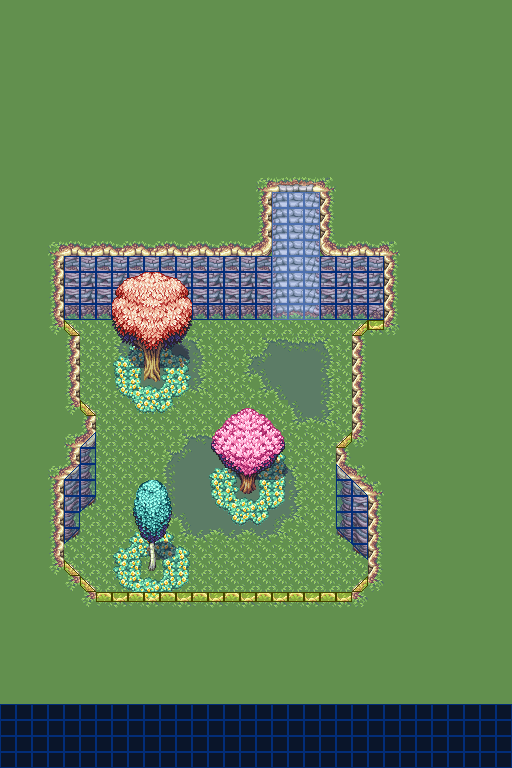

Below is a game level as drawn by its tile map, then a one-line description and the .tmx that defines it (tile-layer data replaced by summaries):
An orthogonal 32x48 tile map with 16x16 px tiles, 5 tile layers (terrain, plants, terrain, :geom_coll:, ...), 2 hidden layers not drawn, 3 tilesets.

<map version="1.9" tiledversion="1.9.0" orientation="orthogonal" renderorder="right-down" width="32" height="48" tilewidth="16" tileheight="16" infinite="0" nextlayerid="11" nextobjectid="1">
 <tileset firstgid="1" source="../tsx/spring-forest.tsx" />
 <tileset firstgid="673" source="../tsx/collision.tsx" />
 <tileset firstgid="737" source="../tsx/spring-forest-tree-tops.tsx" />
 <group id="2" name="ground-l">
  <layer id="1" name="terrain" width="32" height="48">
   <data>[1536 cells, 1024 non-empty, 18 distinct tile ids]</data>
  </layer>
  <layer id="6" name="plants" width="32" height="48">
   <data>[1536 cells, 61 non-empty, 15 distinct tile ids]</data>
  </layer>
 </group>
 <group id="5" name="ground-h">
  <layer id="3" name="terrain" width="32" height="48">
   <data>[1536 cells, 1132 non-empty, 40 distinct tile ids]</data>
  </layer>
  <layer id="4" name=":geom_coll:" width="32" height="48">
   <properties>
    <property name="type" value="geom_coll" />
   </properties>
   <data>[1536 cells, 264 non-empty, 9 distinct tile ids]</data>
  </layer>
 </group>
 <group id="7" name="trees">
  <layer id="8" name="trees" width="32" height="48">
   <data>[1536 cells, 13 non-empty, 13 distinct tile ids]</data>
  </layer>
  <layer id="9" name=":geom_coll:" width="32" height="48" visible="0">
   <properties>
    <property name="type" value="geom_coll" />
   </properties>
   <data>[1536 cells, 19 non-empty, 2 distinct tile ids]</data>
  </layer>
  <layer id="10" name=":geom:" width="32" height="48" visible="0">
   <properties>
    <property name="type" value="geom" />
   </properties>
   <data>[1536 cells, 62 non-empty, 2 distinct tile ids]</data>
  </layer>
 </group>
</map>
